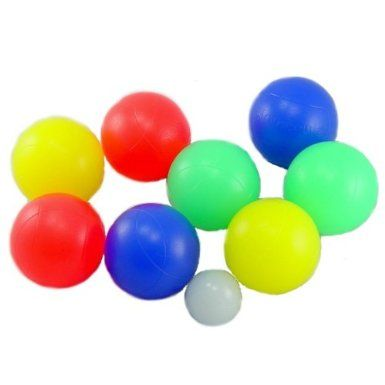
#> input picture colorballs.jpg, 385 x 385 px
$ python '13th object detection and object tracking.py'
#> lines starting #> are read from the running program, lines starting #| are printed output that depends on the picture; after the words box and inside, x2 and y2 are one past the last pixel; in counts of white or black regions, pixels touching at a corner belong together
import cv2
import numpy as np

def nothing(x):
    pass

cv2.namedWindow('Tracking')
#this is to create the trackbar to identify the range of the color that we want for that look at the line beloaw athat shows the l_b and u_b which has some ranges

cv2.createTrackbar('LH', 'Tracking', 0, 255, nothing)
#> slider 'LH' is set to 51
cv2.createTrackbar('LS', 'Tracking', 0, 255, nothing)
#> slider 'LS' is set to 51
cv2.createTrackbar('LV', 'Tracking', 0, 255, nothing)
#> slider 'LV' is set to 51
cv2.createTrackbar('UH', 'Tracking', 255, 255, nothing)
cv2.createTrackbar('US', 'Tracking', 255, 255, nothing)
cv2.createTrackbar('UV', 'Tracking', 255, 255, nothing)


while True:
    frame = cv2.imread('colorballs.jpg')
#> frame is the input picture: shape (385, 385, 3); mean B, G, R 197.5, 215.3, 214.8

    hsv = cv2.cvtColor(frame, cv2.COLOR_BGR2HSV)#this is to target any specific color in this case it blue shon below as l_b and u_b
#> hsv: shape (385, 385, 3); mean H, S, V 33.7, 74.8, 244.8

    l_h = cv2.getTrackbarPos('LH', 'Tracking')
    l_s = cv2.getTrackbarPos('LS', 'Tracking')
    l_v = cv2.getTrackbarPos('LV', 'Tracking')

    u_h = cv2.getTrackbarPos('UH', 'Tracking')
    u_s = cv2.getTrackbarPos('US', 'Tracking')
    u_v = cv2.getTrackbarPos('UV', 'Tracking')

    #now using above 6line we will not have to give values to l_b and u_b as we will directly assigned them on the window

    l_b = np.array([l_h,l_s,l_v])
    u_b = np.array([u_h,u_s,u_v])


#l_b and u_b are the ranges of the blue color which we are going to target

    mask = cv2.inRange(hsv, l_b, u_b)
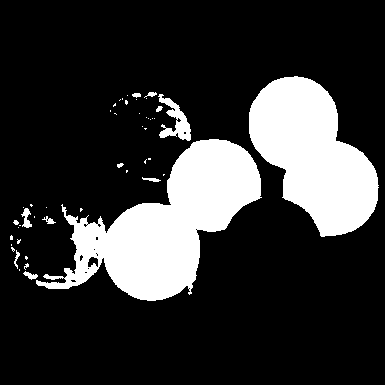
#> mask: shape (385, 385); 20.2% white; 48 white regions (35 under 20 px), largest, box (x1, y1, x2, y2) and area: (36, 139, 262, 301) 15986, (249, 76, 379, 237) 12625, (158, 94, 191, 141) 656
    #this is to specify the range of blue color from l_b to u_b thus it is used for geting only items with blue color

    res = cv2.bitwise_and(frame, frame, mask=mask)#both the sources are same because we have to get the blue are from the same image
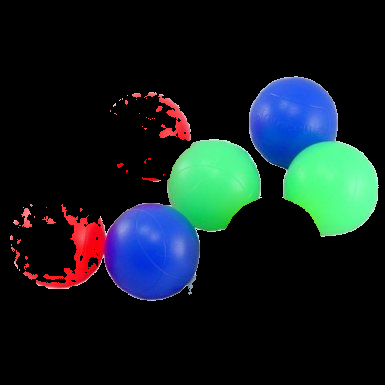
#> res: shape (385, 385, 3); mean B, G, R 32.4, 29.9, 17.4

    cv2.imshow('frame', frame)
    cv2.imshow('mask', mask)
    cv2.imshow('res', res)

    key = cv2.waitKey(1)
#> (key Esc is pressed here)
    if key == 27:
        break

cv2.destroyAllWindows()

$ run again, with grapat-coloured-wooden-balls-web.jpg copied over colorballs.jpg
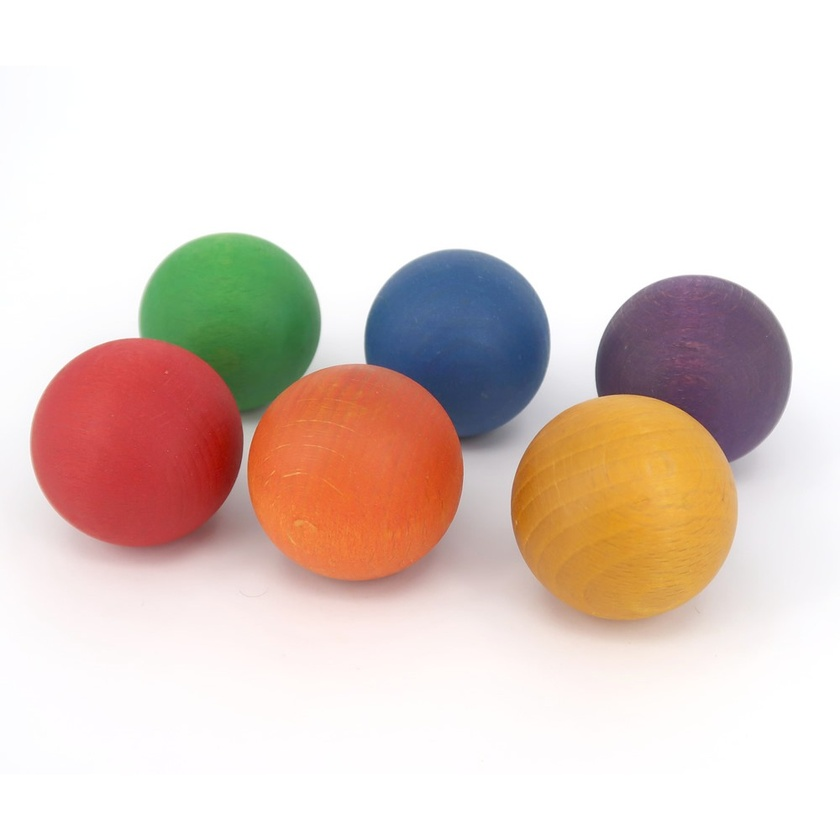
#> input picture grapat-coloured-wooden-balls-web.jpg, 840 x 840 px, shrunk from 1000 x 1000 before the run
#> frame is the input picture: shape (840, 840, 3); mean B, G, R 203.4, 210.8, 227
#> hsv: shape (840, 840, 3); mean H, S, V 37, 41.8, 231.5
#> `mask = cv2.inRange(hsv, l_b, u_b)`:
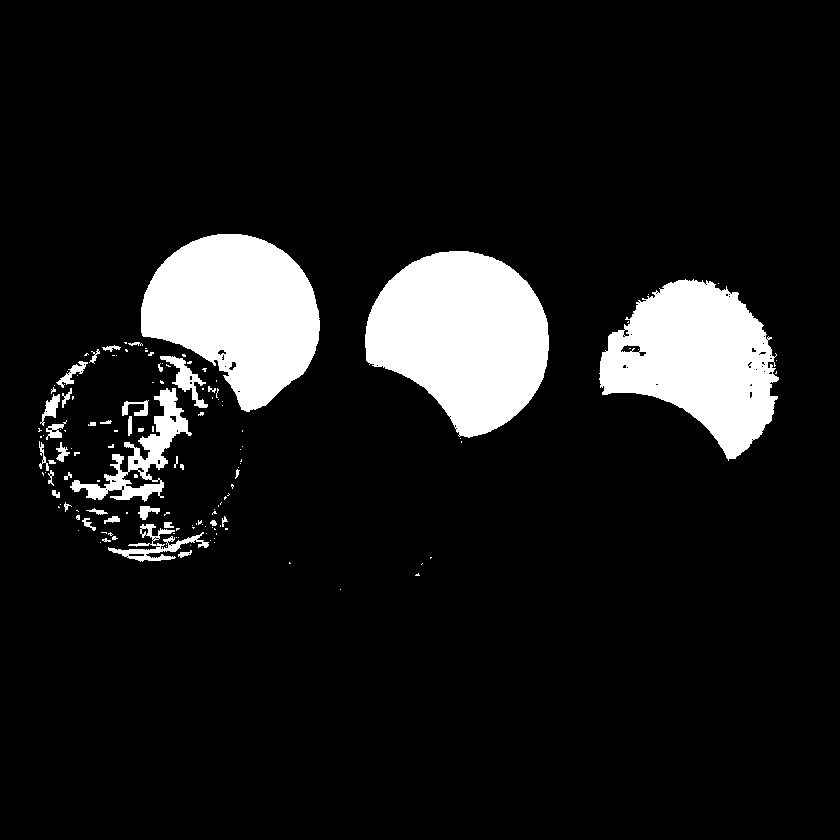
#> mask: shape (840, 840); 10.3% white; 140 white regions (102 under 20 px), largest, box (x1, y1, x2, y2) and area: (365, 251, 549, 438) 24032, (141, 234, 320, 412) 20975, (599, 279, 779, 461) 19522
#> `res = cv2.bitwise_and(frame, frame, mask=mask)#both the sources are sa..`:
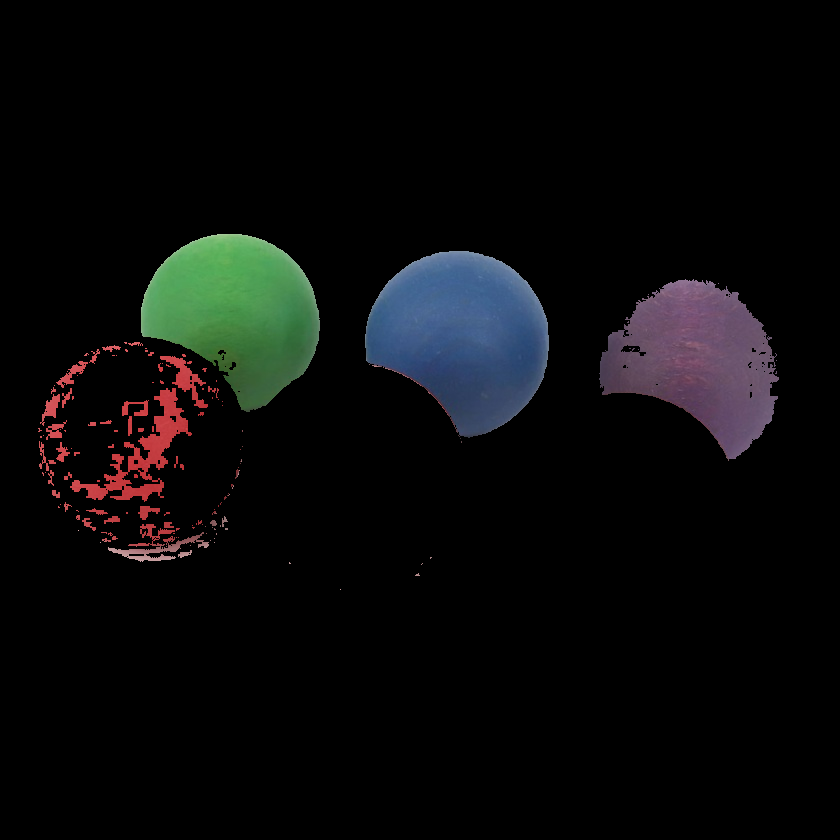
#> res: shape (840, 840, 3); mean B, G, R 10.6, 10.4, 9.7
